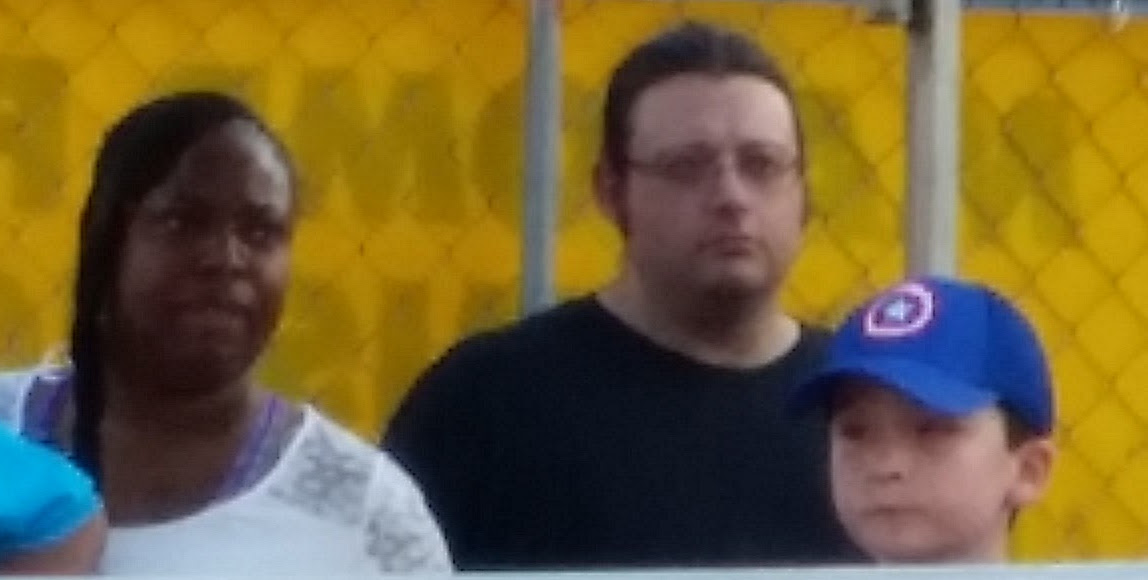
#> input picture crowd.jpg, 1148 x 580 px, given in place of the camera
$ python liveface.py
#> lines starting #> are read from the running program, lines starting #| are printed output that depends on the picture; after the words box and inside, x2 and y2 are one past the last pixel; in counts of white or black regions, pixels touching at a corner belong together
#!/usr/bin/python3

import cv2
import numpy as np

def arrowbox(img, x,y,w,h, clr):
    cv2.rectangle(img, (x, y), (x+w, y+h), clr, 8)
    top = (x,y)
    bottom = (x,y+h)
    middle = (int(x - w/4), int(y + h/2))
    triangle = np.array([top, bottom, middle])
    cv2.drawContours(img, [triangle], 0, clr, -1)


# img = cv2.imread("crowd.jpg")

cap = cv2.VideoCapture(-1)

if not cap.isOpened():
    print("Could not open video")
    sys.exit()


while True:
    ok, img = cap.read()
#> img is the input picture: shape (580, 1148, 3); mean B, G, R 53.5, 97.6, 115.4

    if not ok:
        print("Cannot read video file")
        sys.exit()

    gray = cv2.cvtColor(img, cv2.COLOR_BGR2GRAY)
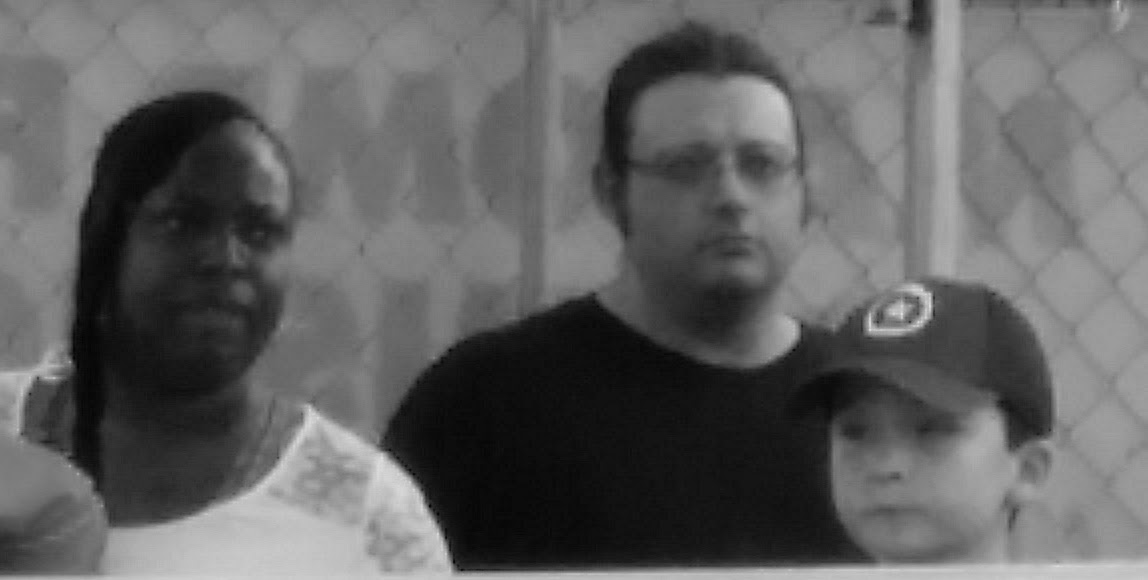
#> gray: shape (580, 1148); min 2, max 223, mean 97.9

    face_cascade = cv2.CascadeClassifier('haarcascade_frontalface_default.xml')

    faces = face_cascade.detectMultiScale(gray, 1.1, 4)
#> faces = [[617, 84, 218, 218], [802, 371, 182, 182], [99, 141, 217, 217]]

    for (x, y, w, h) in faces:
        cv2.rectangle(img, (x, y), (x+w, y+h), (0, 0, 255), 4)
#> this loop made 3 passes
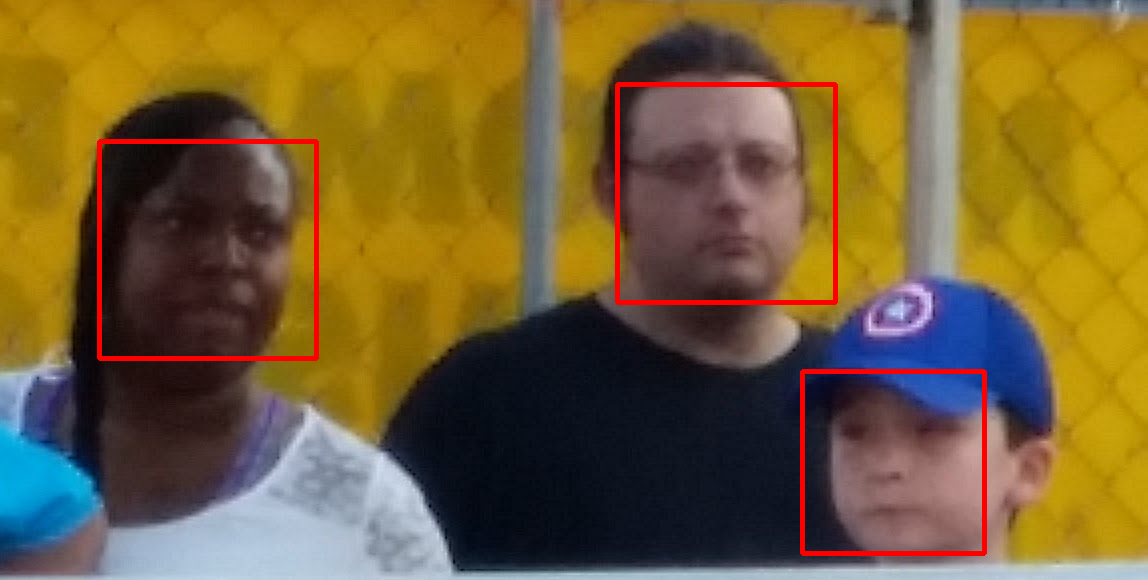
#> img: shape (580, 1148, 3); 1.85% of pixels changed, all inside (x1, y1, x2, y2) = (97, 82, 987, 556)

    face_cascade = cv2.CascadeClassifier('haarcascade_profileface.xml')

    faces = face_cascade.detectMultiScale(gray, 1.1, 4)
#> faces = [[814, 331, 240, 240]]

    for (x, y, w, h) in faces:
        arrowbox(img, x,y,w,h,(0,255,0))
#> this loop made 1 pass
#> (x, y, w, h, triangle in arrowbox) on pass 1: (814, 331, 240, 240, [[814, 331], [814, 571], [754, 451]])
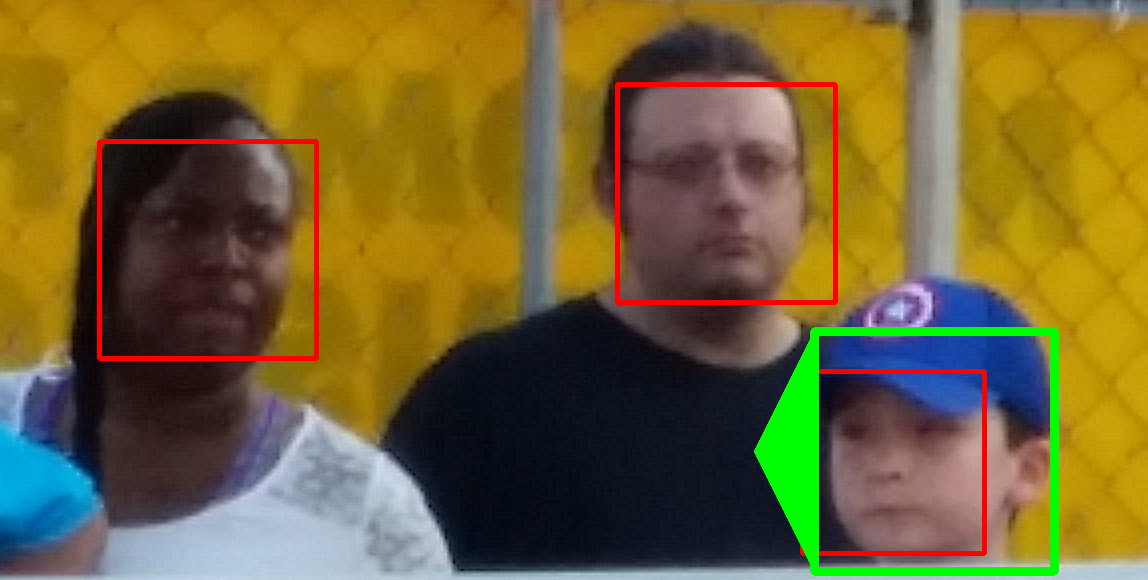
#> img: shape (580, 1148, 3); 2.24% of pixels changed, all inside (x1, y1, x2, y2) = (754, 327, 1059, 576)

    gray = cv2.flip(gray,1)
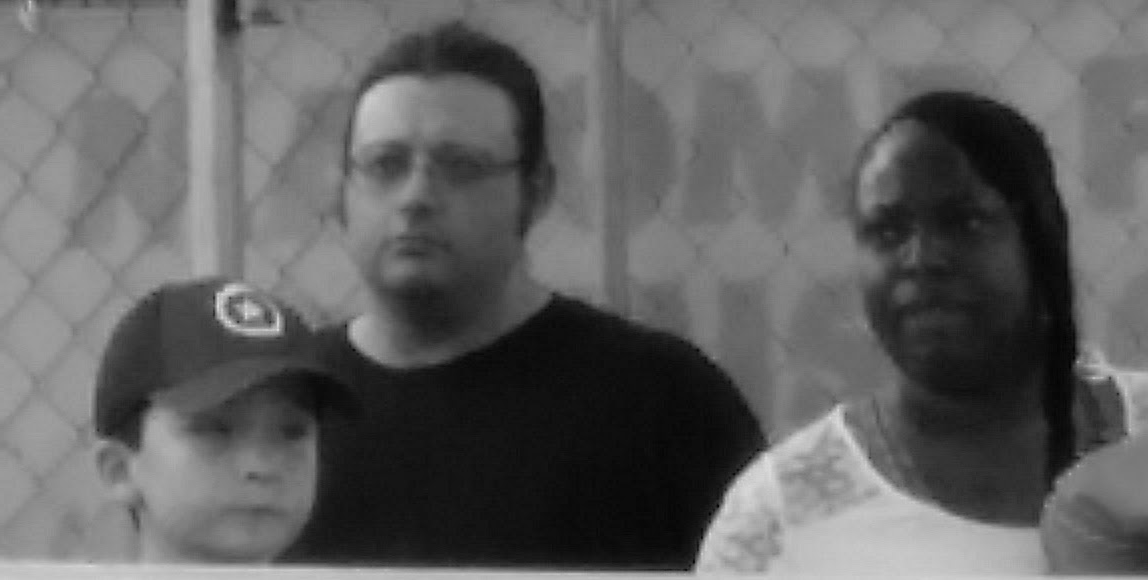
#> gray: shape (580, 1148); min 2, max 223, mean 97.9
    img = cv2.flip(img,1)
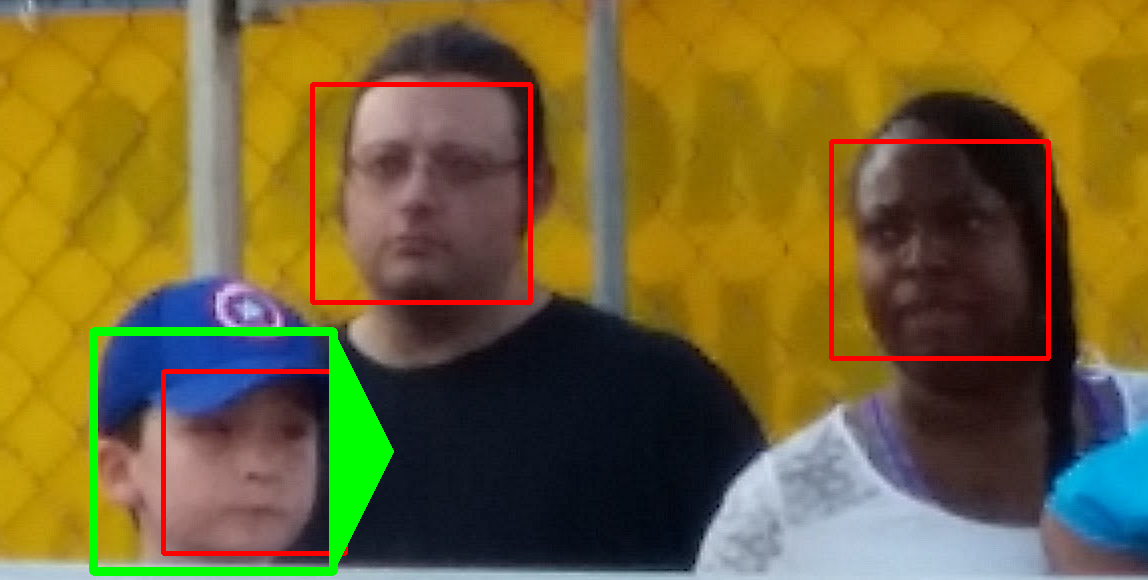
#> img: shape (580, 1148, 3); mean B, G, R 50.9, 100.3, 116.4

    faces = face_cascade.detectMultiScale(gray, 1.1, 4)
#> faces = [[340, 69, 240, 240], [851, 137, 227, 227]]

    for (x, y, w, h) in faces:
        arrowbox(img, x,y,w,h,(0,255,0))
#> this loop made 2 passes
#> (x, y, w, h, triangle in arrowbox) on passes 1 to 2: (340, 69, 240, 240, [[340, 69], [340, 309], [280, 189]]), (851, 137, 227, 227, [[851, 137], [851, 364], [794, 250]])
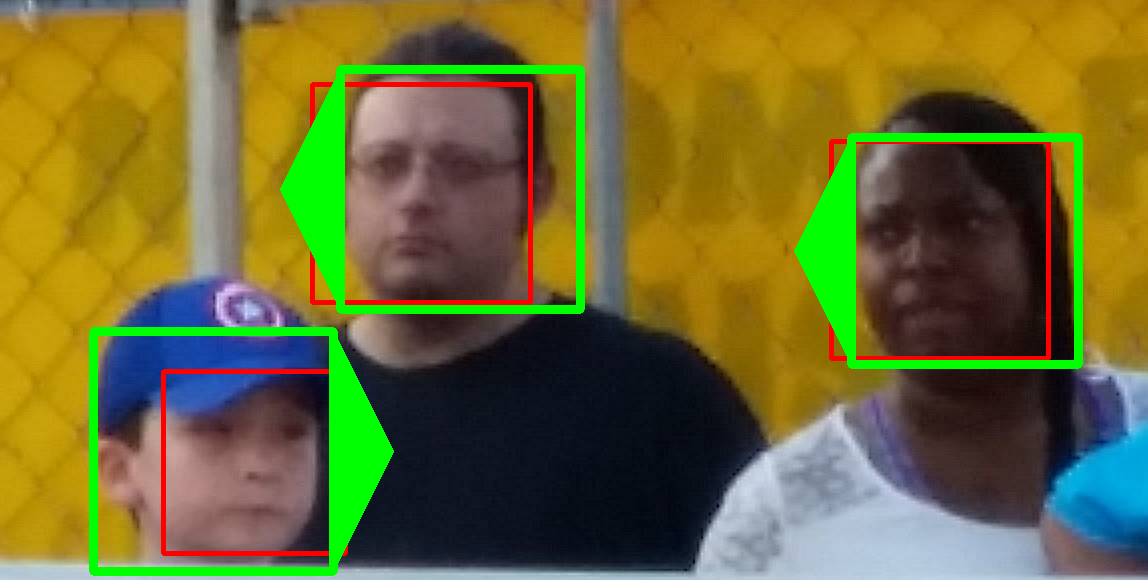
#> img: shape (580, 1148, 3); 4.31% of pixels changed, all inside (x1, y1, x2, y2) = (280, 65, 1083, 369)

    img = cv2.flip(img,1)
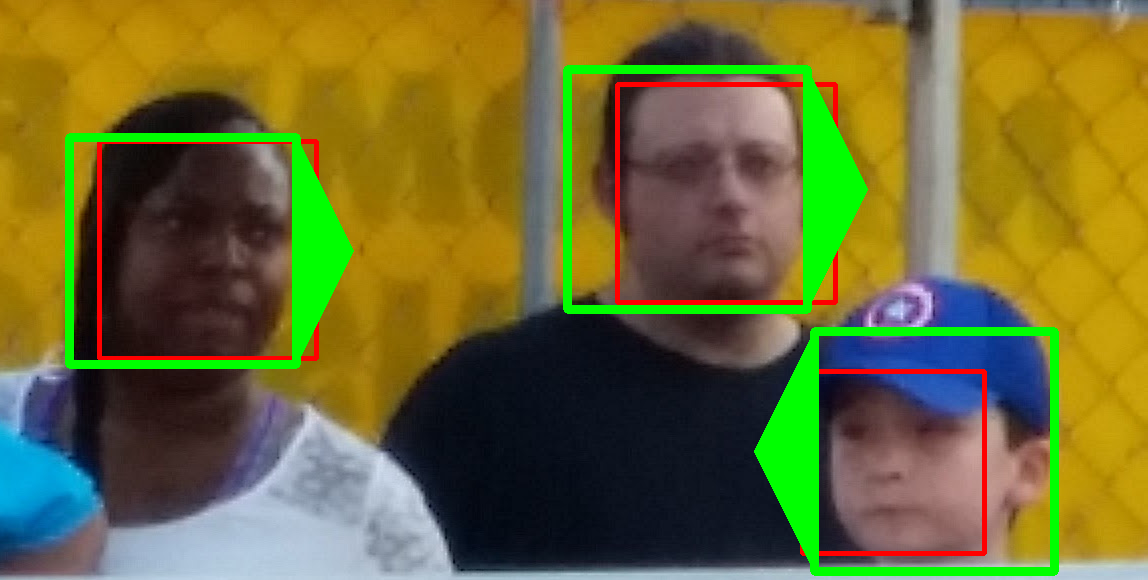
#> img: shape (580, 1148, 3); mean B, G, R 50, 107.1, 110.2

    h,w = img.shape[:2]
#> h = 580; w = 1148

    h = int(800* h/w)
#> h = 404
    w = 800

    showimg = cv2.resize(img,(w,h))

    cv2.imshow("image", showimg)

    ch = cv2.waitKey(1)
#> (key q is pressed here)
    if ch == 27 or ch == ord('q') or ch == ord('Q'):
        break
